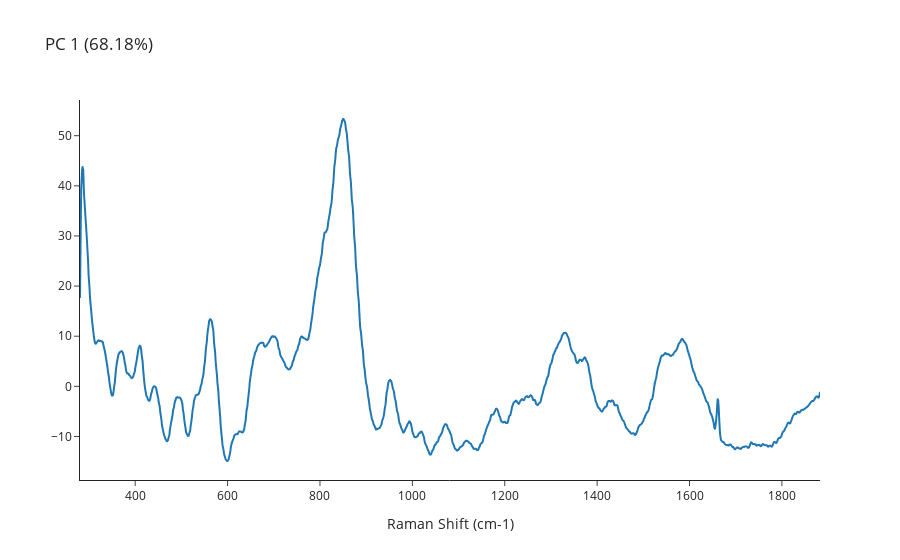
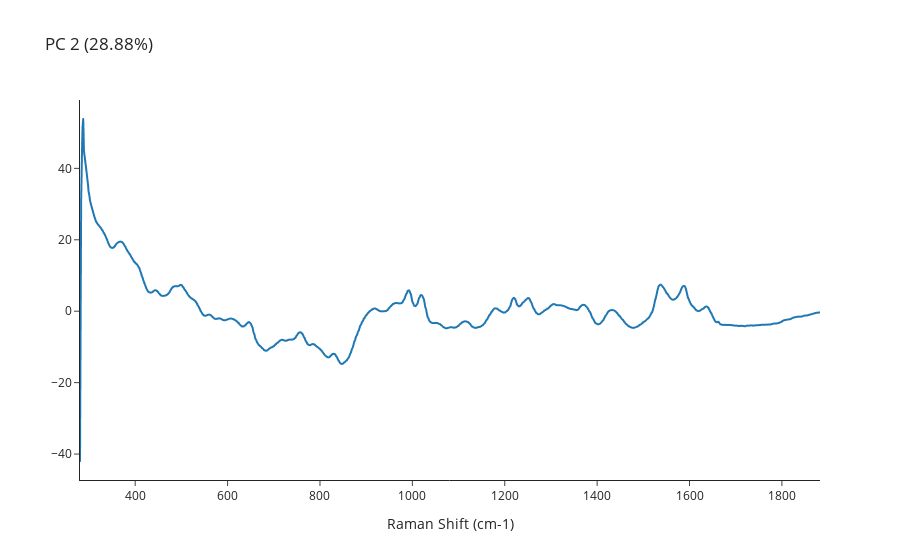

Write notebook code for charts like these, in order.
### Code cell
ls=var.loadings('1','2')
for l in ls:
    l.show()

### Figure 1 — Plotly figure (JSON) as saved in the notebook; plotly's stock layout.template omitted (floating-point values rounded to 4 significant figures; data arrays with more than 128 entries replaced by an {"elided": "..."} marker saying what was removed)
{"data": [{"hovertemplate": "Raman Shift (cm-1)=%{x}<br>=%{y}<extra></extra>", "legendgroup": "", "line": {"color": "#1F77B4", "dash": "solid"}, "marker": {"symbol": "circle"}, "mode": "lines", "name": "", "showlegend": false, "type": "scattergl", "x": {"elided": "1294 float values"}, "xaxis": "x", "y": {"elided": "1294 float values"}, "yaxis": "y"}], "layout": {"legend": {"tracegroupgap": 0}, "title": {"text": "PC 1 (68.18%)"}, "xaxis": {"anchor": "y", "domain": [0, 1], "title": {"text": "Raman Shift (cm-1)"}}, "yaxis": {"anchor": "x", "domain": [0, 1], "title": {"text": ""}}}}

### Figure 2 — Plotly figure (JSON) as saved in the notebook; plotly's stock layout.template omitted (floating-point values rounded to 4 significant figures; data arrays with more than 128 entries replaced by an {"elided": "..."} marker saying what was removed)
{"data": [{"hovertemplate": "Raman Shift (cm-1)=%{x}<br>=%{y}<extra></extra>", "legendgroup": "", "line": {"color": "#1F77B4", "dash": "solid"}, "marker": {"symbol": "circle"}, "mode": "lines", "name": "", "showlegend": false, "type": "scattergl", "x": {"elided": "1294 float values"}, "xaxis": "x", "y": {"elided": "1294 float values"}, "yaxis": "y"}], "layout": {"legend": {"tracegroupgap": 0}, "title": {"text": "PC 2 (28.88%)"}, "xaxis": {"anchor": "y", "domain": [0, 1], "title": {"text": "Raman Shift (cm-1)"}}, "yaxis": {"anchor": "x", "domain": [0, 1], "title": {"text": ""}}}}
